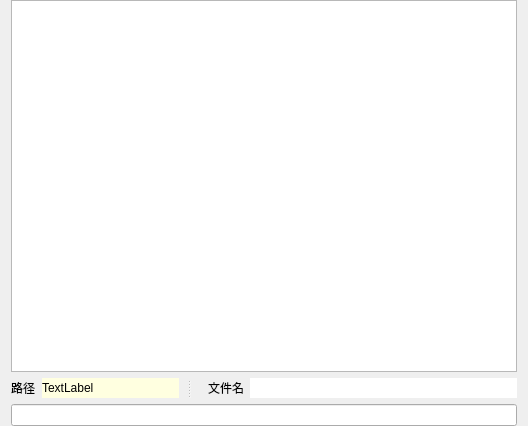
<?xml version="1.0" encoding="UTF-8"?>
<ui version="4.0">
 <class>tabview</class>
 <widget class="QWidget" name="tabview">
  <property name="geometry">
   <rect>
    <x>0</x>
    <y>0</y>
    <width>528</width>
    <height>426</height>
   </rect>
  </property>
  <property name="windowTitle">
   <string>Form</string>
  </property>
  <layout class="QVBoxLayout" name="verticalLayout">
   <property name="topMargin">
    <number>0</number>
   </property>
   <property name="bottomMargin">
    <number>0</number>
   </property>
   <item>
    <widget class="FMListView" name="dirList">
     <property name="styleSheet">
      <string notr="true"/>
     </property>
    </widget>
   </item>
   <item>
    <widget class="QSplitter" name="splitter">
     <property name="orientation">
      <enum>Qt::Horizontal</enum>
     </property>
     <property name="handleWidth">
      <number>20</number>
     </property>
     <widget class="QFrame" name="frame_guide">
      <layout class="QHBoxLayout" name="horizontalLayout_guide" stretch="0,1">
       <property name="leftMargin">
        <number>0</number>
       </property>
       <property name="topMargin">
        <number>0</number>
       </property>
       <property name="rightMargin">
        <number>0</number>
       </property>
       <property name="bottomMargin">
        <number>0</number>
       </property>
       <item>
        <widget class="QLabel" name="label">
         <property name="text">
          <string>路径</string>
         </property>
        </widget>
       </item>
       <item>
        <widget class="QLabel" name="label_guide">
         <property name="styleSheet">
          <string notr="true">background-color:lightyellow;
color:black;</string>
         </property>
         <property name="text">
          <string>TextLabel</string>
         </property>
        </widget>
       </item>
      </layout>
     </widget>
     <widget class="QFrame" name="frame_filename">
      <layout class="QHBoxLayout" name="horizontalLayout_filename" stretch="0,1">
       <property name="topMargin">
        <number>0</number>
       </property>
       <property name="rightMargin">
        <number>0</number>
       </property>
       <property name="bottomMargin">
        <number>0</number>
       </property>
       <item>
        <widget class="QLabel" name="label_4">
         <property name="text">
          <string>文件名</string>
         </property>
        </widget>
       </item>
       <item>
        <widget class="QLineEdit" name="lineEdit_filename">
         <property name="sizePolicy">
          <sizepolicy hsizetype="Expanding" vsizetype="Expanding">
           <horstretch>0</horstretch>
           <verstretch>0</verstretch>
          </sizepolicy>
         </property>
         <property name="styleSheet">
          <string notr="true">color:black;
border:0px;</string>
         </property>
        </widget>
       </item>
      </layout>
     </widget>
    </widget>
   </item>
   <item>
    <widget class="QLineEdit" name="pathEdit">
     <property name="readOnly">
      <bool>true</bool>
     </property>
    </widget>
   </item>
  </layout>
 </widget>
 <customwidgets>
  <customwidget>
   <class>FMListView</class>
   <extends>QTableView</extends>
   <header location="global">fmlistview.h</header>
  </customwidget>
 </customwidgets>
 <resources/>
 <connections/>
</ui>
